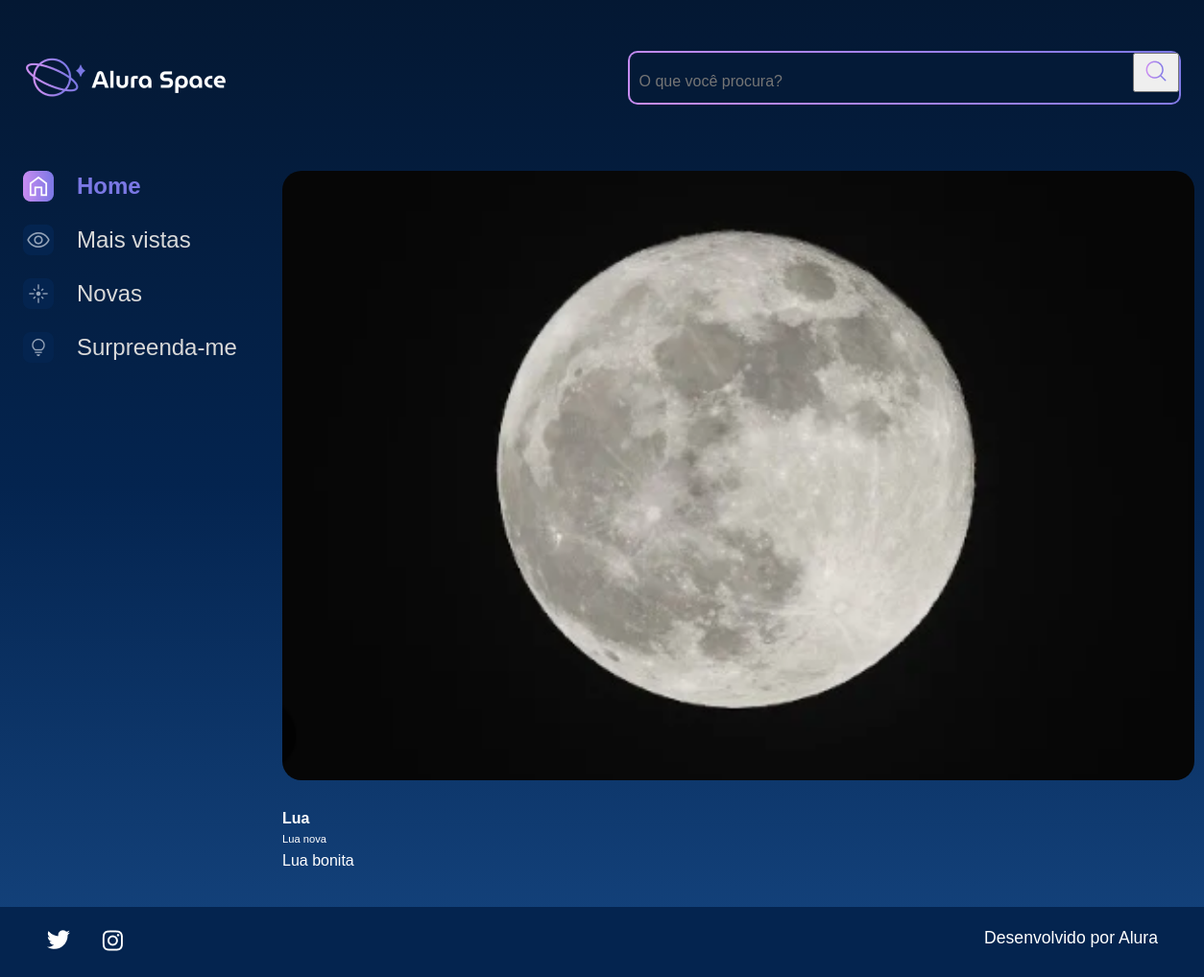
Screenshot of /imagem/4 with the database file from the repository.
### galeria/models.py (models this page shows, shortened)
class Fotografia(models.Model):
    OPCOES_CATEGORIA= [
        ('GALÁXIA', 'Galáxia'),
        ('NEBULOSA', 'Nebulosa'),
        ('ESTRELA', 'Estrela'),
        ('PLANETA', 'Planeta'),
    ]
    nome = models.CharField(max_length=100, null=False, blank=False)
    legenda = models.CharField(max_length=150, null=False, blank=False)
    categoria = models.CharField(max_length=100,choices = OPCOES_CATEGORIA,default='')
    descricao = models.TextField(null=False, blank=False)
    foto = models.ImageField(upload_to='fotos/%Y/%m/%d/', blank=True)
    publicada = models.BooleanField(default=False)
    data_fotografia = models.DateTimeField(default=datetime.now,null=False, blank=False)

### galeria/views.py (the view)
# urls.py: path('imagem/<int:foto_id>', imagem, name='imagem'),
def imagem(request,foto_id):
    fotografia = get_object_or_404(Fotografia, pk=foto_id)
    return render(request, 'galeria/imagem.html', {"fotografia": fotografia})

### galeria/templates/galeria/imagem.html
{% extends "galeria/base.html" %}
{% load static %}
{% block content%}
            <section class="conteudo">
                <section class="imagem">
                    <div class="imagem__conteudo">
                        {% if fotografia.foto == '' or fotografia.foto == null %}
                        <img class="imagem__imagem" src="{%static '/assets/imagens/galeria/not_found.png'%}">
                        {% else %}
                        <img class="imagem__imagem" src="{{fotografia.foto.url}}">
                        {% endif %}
                        <div class="imagem__info">
                            <div class="imagem__texto">
                                <p class="imagem__titulo">{{ fotografia.nome}}</p>
                                <p class="imagem__descricao">{{fotografia.legenda}}</p>
                                <p class="imagem__texto">{{fotografia.descricao}}</p>
                            </div>
                        </div>
                    </div>
                </section>
            </section>
        </main>
    </div>
{% endblock%}

### setup/static/styles/style.css (style rules this page uses)
html, body, div, span, applet, object, iframe, h1, h2, h3, h4, h5, h6, p, blockquote, pre, a, abbr, acronym, address, big, cite, code, del, dfn, em, img, ins, kbd, q, s, samp, small, strike, strong, sub, sup, tt, var, b, u, i, center, dl, dt, dd, ol, ul, li, fieldset, form, label, legend, table, caption, tbody, tfoot, thead, tr, th, td, article, aside, canvas, details, embed, figure, figcaption, footer, header, hgroup, menu, nav, output, ruby, section, summary, time, mark, audio, video { margin: 0; padding: 0; border: 0; font-size: 100%; font: inherit; vertical-align: baseline; }
article, aside, details, figcaption, figure, footer, header, hgroup, menu, nav, section { display: block; }
body { line-height: 1; font-family: 'Space Grotesk', sans-serif; min-height: 100vh; background: linear-gradient(#041833,#04244F,#154580); background-repeat: no-repeat; background-position: center; background-size: cover; }
.imagem { display: flex; justify-content: center; align-items: center; }
.imagem__conteudo { background-color: transparent; display: flex; flex-direction: column; border-radius: 20px 20px 0 0; width: 950px; }
.imagem__imagem { width: 100%; border-radius: 20px; }
.imagem__info { font-size: 1.2rem; display: flex; justify-content: space-between; align-items: center; margin-bottom: 1rem; margin-top: 1rem; }
.imagem__texto { display: flex; flex-direction: column; justify-content: space-between; color: #FFFFFF; margin-top: 0.5rem; }
.imagem__titulo { font-weight: bold; line-height: 2rem; color: #FFFFFF; }
.imagem__texto { font-size: 1rem; }
.imagem__descricao { font-size: 0.7rem; }

### rows the page displays
Fotografia: foto (picture), nome "Lua", legenda "Lua nova", descricao "Lua bonita"
